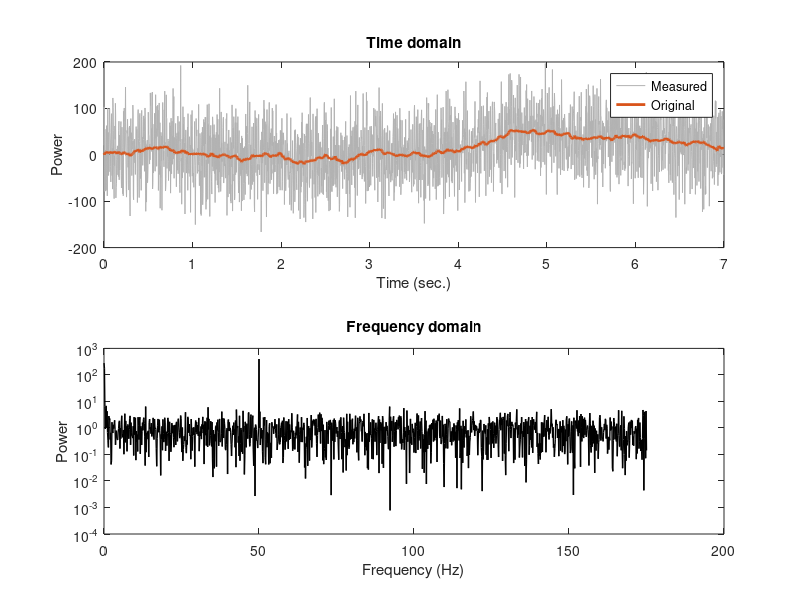
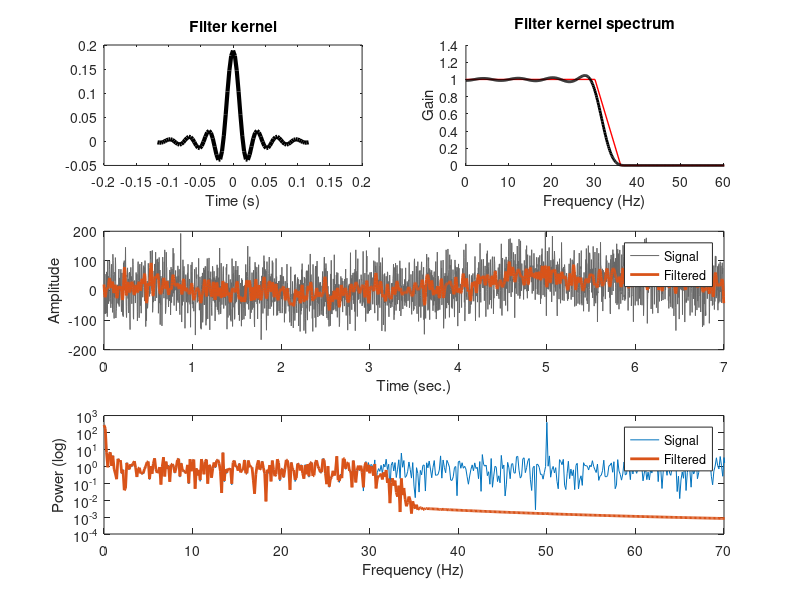

Source code (MATLAB) for these figures, in order:
fs      = 350; % نرخ نمونهبرداری (Hz)
timevec = (0:fs*7-1)/fs;  % بردار زمان برای 7 ثانیه
npnts   = length(timevec);

% سیگنال اصلی (random walk = انتگرال نویز سفید)
yOrig = cumsum(randn(npnts,1));

% سیگنال اندازهگیری شده: سیگنال اصلی + نویز سفید قوی + سینوسی 50Hz
y = yOrig + 50*randn(npnts,1) + 40*sin(2*pi*50*timevec)';

%طیف توان سیگنال
yX = abs(fft(y)/npnts).^2;
hz = linspace(0,fs/2,floor(npnts/2)+1);


% نمودار 1 
% (time-domain) 
% و نمودار 2
% (frequency-domain)
% نشون میدهند که سیگنال پر از نویز است و یک پیک قوی در 
% 50Hz 
% دیده میشه.

% plot the data
figure(1), clf
subplot(211)
h = plot(timevec,y, timevec,yOrig,'linew',1);
set(h(1),'Color',[1 1 1]*.7)
set(h(2),'linew',2)
xlabel('Time (sec.)'), ylabel('Power')
title('Time domain')
legend({'Measured';'Original'})


% plot its power spectrum
subplot(212)
plot(hz,yX(1:length(hz)),'k','linew',1)
xlabel('Frequency (Hz)'), ylabel('Power')
title('Frequency domain')
set(gca,'yscale','log')

%% now for lowpass filter

fcutoff = 30;     % فرکانس قطع (30Hz)
transw  = .2;     % پهنای گذار نسبی
order   = round( 7*fs/fcutoff ); % مرتبه فیلتر

shape   = [ 1 1 0 0 ]; % پاسباند = 1، استاپباند = 0
frex    = [ 0 fcutoff fcutoff+fcutoff*transw fs/2 ] / (fs/2);

% طراحی فیلتر با روش least-squares
filtkern = firls(order,frex,shape);

% طیف توان 
filtkernX = abs(fft(filtkern,npnts)).^2;



figure(2), clf
subplot(321)
plot((-order/2:order/2)/fs,filtkern,'k','linew',3)
xlabel('Time (s)')
title('Filter kernel')

subplot(322), hold on
plot(frex*fs/2,shape,'r','linew',1)
plot(hz,filtkernX(1:length(hz)),'k','linew',2)
set(gca,'xlim',[0 60])
xlabel('Frequency (Hz)'), ylabel('Gain')
title('Filter kernel spectrum')


%%% now apply the filter to the data
yFilt = filtfilt(filtkern,1,y);

subplot(312)
h = plot(timevec,y, timevec,yFilt,'linew',2);
set(h(1),'color',[1 1 1]*.4)
legend({'Signal';'Filtered'})
xlabel('Time (sec.)'), ylabel('Amplitude')


%%% power spectra of original and filtered signal
yOrigX = abs(fft(y)/npnts).^2;
yFiltX = abs(fft(yFilt)/npnts).^2;

subplot(313)
plot(hz,yOrigX(1:length(hz)), hz,yFiltX(1:length(hz)),'linew',2);
set(gca,'xlim',[0 fs/5],'yscale','log')
legend({'Signal';'Filtered'})
xlabel('Frequency (Hz)'), ylabel('Power (log)')

